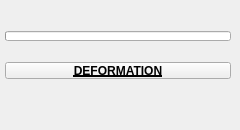
<?xml version="1.0" encoding="UTF-8"?>
<ui version="4.0">
 <class>QtUi</class>
 <widget class="QMainWindow" name="QtUi">
  <property name="enabled">
   <bool>true</bool>
  </property>
  <property name="geometry">
   <rect>
    <x>0</x>
    <y>0</y>
    <width>240</width>
    <height>130</height>
   </rect>
  </property>
  <property name="minimumSize">
   <size>
    <width>0</width>
    <height>0</height>
   </size>
  </property>
  <property name="maximumSize">
   <size>
    <width>999</width>
    <height>999</height>
   </size>
  </property>
  <property name="windowTitle">
   <string>Toolkit</string>
  </property>
  <property name="tabShape">
   <enum>QTabWidget::Triangular</enum>
  </property>
  <property name="dockNestingEnabled">
   <bool>true</bool>
  </property>
  <property name="dockOptions">
   <set>QMainWindow::AllowNestedDocks|QMainWindow::AllowTabbedDocks|QMainWindow::AnimatedDocks|QMainWindow::ForceTabbedDocks</set>
  </property>
  <widget class="QWidget" name="mainWindow">
   <widget class="QWidget" name="layoutWidget_2">
    <property name="geometry">
     <rect>
      <x>5</x>
      <y>10</y>
      <width>226</width>
      <height>91</height>
     </rect>
    </property>
    <layout class="QGridLayout" name="gridLayout_2">
     <property name="spacing">
      <number>0</number>
     </property>
     <item row="0" column="1" colspan="2">
      <widget class="ProgressBar" name="progressBar">
       <property name="sizePolicy">
        <sizepolicy hsizetype="Ignored" vsizetype="Fixed">
         <horstretch>0</horstretch>
         <verstretch>0</verstretch>
        </sizepolicy>
       </property>
       <property name="minimumSize">
        <size>
         <width>0</width>
         <height>10</height>
        </size>
       </property>
       <property name="maximumSize">
        <size>
         <width>16777215</width>
         <height>10</height>
        </size>
       </property>
       <property name="value">
        <number>0</number>
       </property>
       <property name="textVisible">
        <bool>false</bool>
       </property>
      </widget>
     </item>
     <item row="2" column="1" colspan="2">
      <layout class="QHBoxLayout" name="horizontalLayout">
       <item>
        <layout class="QVBoxLayout" name="verticalLayout">
         <property name="spacing">
          <number>0</number>
         </property>
        </layout>
       </item>
       <item>
        <layout class="QVBoxLayout" name="verticalLayout_2">
         <property name="spacing">
          <number>0</number>
         </property>
        </layout>
       </item>
      </layout>
     </item>
     <item row="1" column="1" colspan="2">
      <widget class="PushButtonDraggable" name="draggable_header">
       <property name="minimumSize">
        <size>
         <width>19</width>
         <height>17</height>
        </size>
       </property>
       <property name="maximumSize">
        <size>
         <width>999</width>
         <height>17</height>
        </size>
       </property>
       <property name="font">
        <font>
         <weight>75</weight>
         <bold>true</bold>
         <underline>true</underline>
        </font>
       </property>
       <property name="text">
        <string>DEFORMATION</string>
       </property>
       <property name="checkable">
        <bool>true</bool>
       </property>
      </widget>
     </item>
    </layout>
   </widget>
  </widget>
 </widget>
 <customwidgets>
  <customwidget>
   <class>PushButtonDraggable</class>
   <extends>QPushButton</extends>
   <header>widgets.pushbuttondraggable.h</header>
  </customwidget>
  <customwidget>
   <class>ProgressBar</class>
   <extends>QProgressBar</extends>
   <header>widgets.progressbar.h</header>
  </customwidget>
 </customwidgets>
 <resources/>
 <connections/>
 <designerdata>
  <property name="gridDeltaX">
   <number>5</number>
  </property>
  <property name="gridDeltaY">
   <number>5</number>
  </property>
  <property name="gridSnapX">
   <bool>true</bool>
  </property>
  <property name="gridSnapY">
   <bool>true</bool>
  </property>
  <property name="gridVisible">
   <bool>true</bool>
  </property>
 </designerdata>
</ui>
